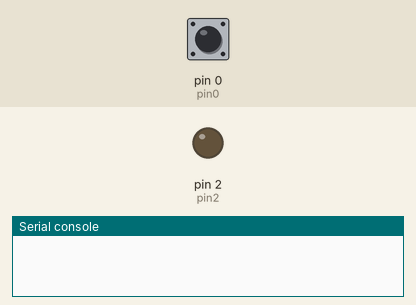
This program was run on a simulated MicroPython board. Parts: output pins drawn as LEDs (lit = HIGH), the last lines printed to the serial console. Inputs (shaded band) come from the test bench; at power-on: pin 0 (pin0) HIGH. The clock reads 2024-03-15 10:24:30 at power-on unless the program sets it.

Above: at 1.2 s.
1.3 s: pin 0 (pin0) pulled LOW for 0.15 s
At 1.9 s:
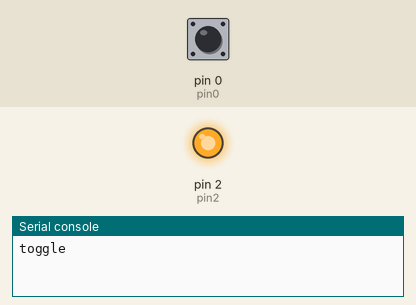
5.4 s: pin 0 (pin0) pulled LOW for 3.2 s
At 6.2 s:
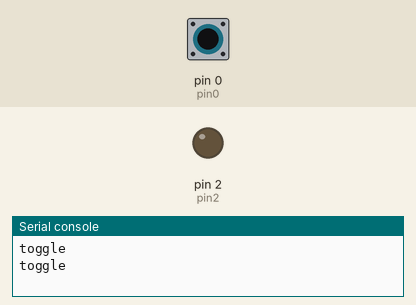
Timing chart, 0 to 8.4 s (numbered marks = the images above; inputs shaded):
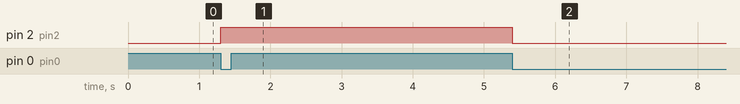

The program:

main.py
```python
import time,machine

pin0 = machine.Pin(0,machine.Pin.IN, machine.Pin.PULL_UP)
pin2 = machine.Pin(2,machine.Pin.OUT)

global last_time
last_time = 0

def ISR(trigger_pin):
    global last_time
    this_time = time.time()
    if this_time-last_time > 1:
        print('toggle')
        if pin2.value():
            pin2.off()
        else:
            pin2.on()
    else:
        print('debounced')
    last_time = this_time

pin0.irq(trigger = machine.Pin.IRQ_FALLING, handler=ISR)
```

Measured:
- after the input at 1.3 s, pin 2 (pin2): LOW → HIGH at once
- after the input at 5.4 s, pin 2 (pin2): HIGH → LOW at once
